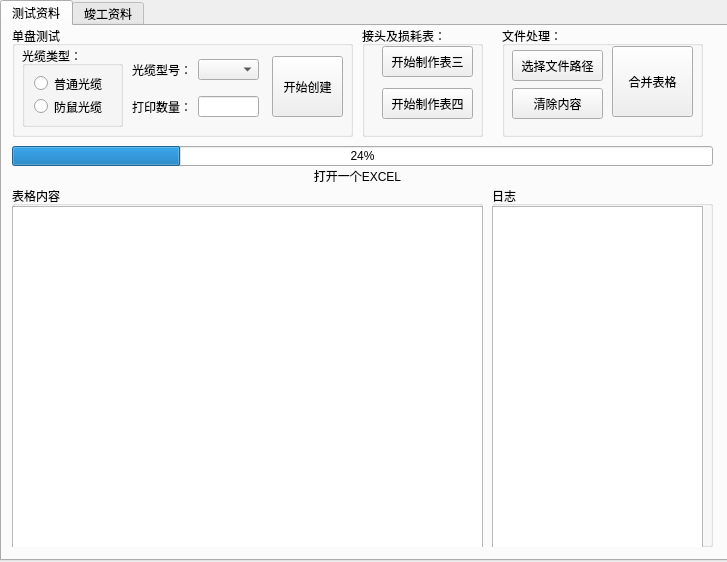
<?xml version="1.0" encoding="UTF-8"?>
<ui version="4.0">
 <class>Form</class>
 <widget class="QWidget" name="Form">
  <property name="geometry">
   <rect>
    <x>0</x>
    <y>0</y>
    <width>727</width>
    <height>562</height>
   </rect>
  </property>
  <property name="windowTitle">
   <string>测试工具</string>
  </property>
  <widget class="QTabWidget" name="tabWidget">
   <property name="geometry">
    <rect>
     <x>0</x>
     <y>0</y>
     <width>731</width>
     <height>561</height>
    </rect>
   </property>
   <property name="currentIndex">
    <number>0</number>
   </property>
   <widget class="QWidget" name="tab_5">
    <property name="sizePolicy">
     <sizepolicy hsizetype="Expanding" vsizetype="Expanding">
      <horstretch>0</horstretch>
      <verstretch>0</verstretch>
     </sizepolicy>
    </property>
    <attribute name="title">
     <string>测试资料</string>
    </attribute>
    <widget class="QGroupBox" name="groupBox_5">
     <property name="geometry">
      <rect>
       <x>490</x>
       <y>160</y>
       <width>221</width>
       <height>361</height>
      </rect>
     </property>
     <property name="sizePolicy">
      <sizepolicy hsizetype="Expanding" vsizetype="Expanding">
       <horstretch>0</horstretch>
       <verstretch>0</verstretch>
      </sizepolicy>
     </property>
     <property name="title">
      <string>日志</string>
     </property>
     <widget class="QTextEdit" name="textEdit">
      <property name="geometry">
       <rect>
        <x>0</x>
        <y>20</y>
        <width>211</width>
        <height>351</height>
       </rect>
      </property>
     </widget>
    </widget>
    <widget class="QLabel" name="label_4">
     <property name="geometry">
      <rect>
       <x>10</x>
       <y>140</y>
       <width>691</width>
       <height>20</height>
      </rect>
     </property>
     <property name="sizePolicy">
      <sizepolicy hsizetype="Expanding" vsizetype="Expanding">
       <horstretch>0</horstretch>
       <verstretch>0</verstretch>
      </sizepolicy>
     </property>
     <property name="text">
      <string>打开一个EXCEL</string>
     </property>
     <property name="alignment">
      <set>Qt::AlignCenter</set>
     </property>
    </widget>
    <widget class="QProgressBar" name="progressBar">
     <property name="geometry">
      <rect>
       <x>10</x>
       <y>120</y>
       <width>701</width>
       <height>20</height>
      </rect>
     </property>
     <property name="sizePolicy">
      <sizepolicy hsizetype="Expanding" vsizetype="Expanding">
       <horstretch>0</horstretch>
       <verstretch>0</verstretch>
      </sizepolicy>
     </property>
     <property name="value">
      <number>24</number>
     </property>
    </widget>
    <widget class="QGroupBox" name="groupBox_4">
     <property name="geometry">
      <rect>
       <x>10</x>
       <y>160</y>
       <width>471</width>
       <height>361</height>
      </rect>
     </property>
     <property name="sizePolicy">
      <sizepolicy hsizetype="Expanding" vsizetype="Expanding">
       <horstretch>0</horstretch>
       <verstretch>0</verstretch>
      </sizepolicy>
     </property>
     <property name="title">
      <string>表格内容</string>
     </property>
     <widget class="QTableWidget" name="tableWidget">
      <property name="geometry">
       <rect>
        <x>0</x>
        <y>20</y>
        <width>471</width>
        <height>351</height>
       </rect>
      </property>
     </widget>
    </widget>
    <widget class="QGroupBox" name="groupBox">
     <property name="geometry">
      <rect>
       <x>10</x>
       <y>0</y>
       <width>341</width>
       <height>111</height>
      </rect>
     </property>
     <property name="sizePolicy">
      <sizepolicy hsizetype="Expanding" vsizetype="Expanding">
       <horstretch>0</horstretch>
       <verstretch>0</verstretch>
      </sizepolicy>
     </property>
     <property name="title">
      <string>单盘测试</string>
     </property>
     <widget class="QGroupBox" name="groupBox_2">
      <property name="geometry">
       <rect>
        <x>10</x>
        <y>20</y>
        <width>101</width>
        <height>81</height>
       </rect>
      </property>
      <property name="sizePolicy">
       <sizepolicy hsizetype="Expanding" vsizetype="Expanding">
        <horstretch>0</horstretch>
        <verstretch>0</verstretch>
       </sizepolicy>
      </property>
      <property name="title">
       <string>光缆类型：</string>
      </property>
      <layout class="QGridLayout" name="gridLayout_2">
       <item row="2" column="0">
        <widget class="QRadioButton" name="radioButton_2">
         <property name="sizePolicy">
          <sizepolicy hsizetype="Expanding" vsizetype="Expanding">
           <horstretch>0</horstretch>
           <verstretch>0</verstretch>
          </sizepolicy>
         </property>
         <property name="text">
          <string>防鼠光缆</string>
         </property>
        </widget>
       </item>
       <item row="1" column="0">
        <widget class="QRadioButton" name="radioButton">
         <property name="sizePolicy">
          <sizepolicy hsizetype="Expanding" vsizetype="Expanding">
           <horstretch>0</horstretch>
           <verstretch>0</verstretch>
          </sizepolicy>
         </property>
         <property name="text">
          <string>普通光缆</string>
         </property>
        </widget>
       </item>
      </layout>
     </widget>
     <widget class="QLabel" name="label_2">
      <property name="geometry">
       <rect>
        <x>120</x>
        <y>70</y>
        <width>60</width>
        <height>21</height>
       </rect>
      </property>
      <property name="sizePolicy">
       <sizepolicy hsizetype="Expanding" vsizetype="Expanding">
        <horstretch>0</horstretch>
        <verstretch>0</verstretch>
       </sizepolicy>
      </property>
      <property name="text">
       <string>打印数量：</string>
      </property>
     </widget>
     <widget class="QLineEdit" name="lineEdit">
      <property name="geometry">
       <rect>
        <x>186</x>
        <y>70</y>
        <width>61</width>
        <height>21</height>
       </rect>
      </property>
      <property name="sizePolicy">
       <sizepolicy hsizetype="Expanding" vsizetype="Expanding">
        <horstretch>0</horstretch>
        <verstretch>0</verstretch>
       </sizepolicy>
      </property>
     </widget>
     <widget class="QLabel" name="label">
      <property name="geometry">
       <rect>
        <x>120</x>
        <y>33</y>
        <width>60</width>
        <height>21</height>
       </rect>
      </property>
      <property name="sizePolicy">
       <sizepolicy hsizetype="Expanding" vsizetype="Expanding">
        <horstretch>0</horstretch>
        <verstretch>0</verstretch>
       </sizepolicy>
      </property>
      <property name="text">
       <string>光缆型号：</string>
      </property>
     </widget>
     <widget class="QComboBox" name="comboBox">
      <property name="geometry">
       <rect>
        <x>186</x>
        <y>33</y>
        <width>61</width>
        <height>21</height>
       </rect>
      </property>
      <property name="sizePolicy">
       <sizepolicy hsizetype="Expanding" vsizetype="Expanding">
        <horstretch>0</horstretch>
        <verstretch>0</verstretch>
       </sizepolicy>
      </property>
      <property name="currentText">
       <string/>
      </property>
      <property name="placeholderText">
       <string/>
      </property>
     </widget>
     <widget class="QPushButton" name="pushButton">
      <property name="geometry">
       <rect>
        <x>260</x>
        <y>30</y>
        <width>71</width>
        <height>61</height>
       </rect>
      </property>
      <property name="sizePolicy">
       <sizepolicy hsizetype="Expanding" vsizetype="Expanding">
        <horstretch>0</horstretch>
        <verstretch>0</verstretch>
       </sizepolicy>
      </property>
      <property name="text">
       <string>开始创建</string>
      </property>
     </widget>
    </widget>
    <widget class="QGroupBox" name="groupBox_3">
     <property name="geometry">
      <rect>
       <x>360</x>
       <y>0</y>
       <width>121</width>
       <height>111</height>
      </rect>
     </property>
     <property name="sizePolicy">
      <sizepolicy hsizetype="Expanding" vsizetype="Expanding">
       <horstretch>0</horstretch>
       <verstretch>0</verstretch>
      </sizepolicy>
     </property>
     <property name="title">
      <string>接头及损耗表：</string>
     </property>
     <widget class="QPushButton" name="pushButton_3">
      <property name="geometry">
       <rect>
        <x>20</x>
        <y>20</y>
        <width>91</width>
        <height>31</height>
       </rect>
      </property>
      <property name="sizePolicy">
       <sizepolicy hsizetype="Expanding" vsizetype="Expanding">
        <horstretch>0</horstretch>
        <verstretch>0</verstretch>
       </sizepolicy>
      </property>
      <property name="text">
       <string>开始制作表三</string>
      </property>
     </widget>
     <widget class="QPushButton" name="pushButton_4">
      <property name="geometry">
       <rect>
        <x>20</x>
        <y>62</y>
        <width>91</width>
        <height>31</height>
       </rect>
      </property>
      <property name="sizePolicy">
       <sizepolicy hsizetype="Expanding" vsizetype="Expanding">
        <horstretch>0</horstretch>
        <verstretch>0</verstretch>
       </sizepolicy>
      </property>
      <property name="text">
       <string>开始制作表四</string>
      </property>
     </widget>
    </widget>
    <widget class="QGroupBox" name="groupBox_16">
     <property name="geometry">
      <rect>
       <x>500</x>
       <y>0</y>
       <width>201</width>
       <height>111</height>
      </rect>
     </property>
     <property name="sizePolicy">
      <sizepolicy hsizetype="Expanding" vsizetype="Expanding">
       <horstretch>0</horstretch>
       <verstretch>0</verstretch>
      </sizepolicy>
     </property>
     <property name="title">
      <string>文件处理：</string>
     </property>
     <widget class="QPushButton" name="pushButton_5">
      <property name="geometry">
       <rect>
        <x>110</x>
        <y>20</y>
        <width>81</width>
        <height>71</height>
       </rect>
      </property>
      <property name="sizePolicy">
       <sizepolicy hsizetype="Expanding" vsizetype="Expanding">
        <horstretch>0</horstretch>
        <verstretch>0</verstretch>
       </sizepolicy>
      </property>
      <property name="text">
       <string>合并表格</string>
      </property>
     </widget>
     <widget class="QPushButton" name="pushButton_6">
      <property name="geometry">
       <rect>
        <x>10</x>
        <y>62</y>
        <width>91</width>
        <height>31</height>
       </rect>
      </property>
      <property name="sizePolicy">
       <sizepolicy hsizetype="Expanding" vsizetype="Expanding">
        <horstretch>0</horstretch>
        <verstretch>0</verstretch>
       </sizepolicy>
      </property>
      <property name="text">
       <string>清除内容</string>
      </property>
     </widget>
     <widget class="QPushButton" name="pushButton_2">
      <property name="geometry">
       <rect>
        <x>10</x>
        <y>24</y>
        <width>91</width>
        <height>31</height>
       </rect>
      </property>
      <property name="sizePolicy">
       <sizepolicy hsizetype="Expanding" vsizetype="Expanding">
        <horstretch>0</horstretch>
        <verstretch>0</verstretch>
       </sizepolicy>
      </property>
      <property name="text">
       <string>选择文件路径</string>
      </property>
     </widget>
    </widget>
   </widget>
   <widget class="QWidget" name="tab_6">
    <attribute name="title">
     <string>竣工资料</string>
    </attribute>
    <widget class="QLabel" name="label_9">
     <property name="geometry">
      <rect>
       <x>8</x>
       <y>0</y>
       <width>60</width>
       <height>21</height>
      </rect>
     </property>
     <property name="text">
      <string>订单编号：</string>
     </property>
    </widget>
    <widget class="QLineEdit" name="lineEdit_3">
     <property name="geometry">
      <rect>
       <x>70</x>
       <y>0</y>
       <width>191</width>
       <height>21</height>
      </rect>
     </property>
     <property name="text">
      <string/>
     </property>
    </widget>
    <widget class="QLineEdit" name="lineEdit_4">
     <property name="geometry">
      <rect>
       <x>330</x>
       <y>0</y>
       <width>121</width>
       <height>21</height>
      </rect>
     </property>
     <property name="text">
      <string/>
     </property>
    </widget>
    <widget class="QLabel" name="label_10">
     <property name="geometry">
      <rect>
       <x>270</x>
       <y>0</y>
       <width>60</width>
       <height>21</height>
      </rect>
     </property>
     <property name="text">
      <string>项目编号：</string>
     </property>
    </widget>
    <widget class="QLineEdit" name="lineEdit_6">
     <property name="geometry">
      <rect>
       <x>70</x>
       <y>30</y>
       <width>631</width>
       <height>21</height>
      </rect>
     </property>
     <property name="text">
      <string/>
     </property>
    </widget>
    <widget class="QLabel" name="label_12">
     <property name="geometry">
      <rect>
       <x>10</x>
       <y>30</y>
       <width>60</width>
       <height>21</height>
      </rect>
     </property>
     <property name="text">
      <string>订单名称：</string>
     </property>
    </widget>
    <widget class="QLabel" name="label_13">
     <property name="geometry">
      <rect>
       <x>470</x>
       <y>0</y>
       <width>60</width>
       <height>21</height>
      </rect>
     </property>
     <property name="text">
      <string>合同编号：</string>
     </property>
    </widget>
    <widget class="QLabel" name="label_14">
     <property name="geometry">
      <rect>
       <x>10</x>
       <y>60</y>
       <width>60</width>
       <height>21</height>
      </rect>
     </property>
     <property name="text">
      <string>结算单号：</string>
     </property>
    </widget>
    <widget class="QLineEdit" name="lineEdit_5">
     <property name="geometry">
      <rect>
       <x>530</x>
       <y>0</y>
       <width>171</width>
       <height>21</height>
      </rect>
     </property>
     <property name="text">
      <string/>
     </property>
    </widget>
    <widget class="QLineEdit" name="lineEdit_7">
     <property name="geometry">
      <rect>
       <x>70</x>
       <y>60</y>
       <width>151</width>
       <height>21</height>
      </rect>
     </property>
     <property name="text">
      <string/>
     </property>
    </widget>
    <widget class="QTableWidget" name="tableWidget_3">
     <property name="geometry">
      <rect>
       <x>0</x>
       <y>150</y>
       <width>731</width>
       <height>381</height>
      </rect>
     </property>
    </widget>
    <widget class="QLabel" name="label_15">
     <property name="geometry">
      <rect>
       <x>238</x>
       <y>60</y>
       <width>60</width>
       <height>21</height>
      </rect>
     </property>
     <property name="text">
      <string>施工单位：</string>
     </property>
    </widget>
    <widget class="QLineEdit" name="lineEdit_8">
     <property name="geometry">
      <rect>
       <x>304</x>
       <y>60</y>
       <width>261</width>
       <height>21</height>
      </rect>
     </property>
     <property name="text">
      <string/>
     </property>
    </widget>
    <widget class="QLineEdit" name="lineEdit_10">
     <property name="geometry">
      <rect>
       <x>70</x>
       <y>90</y>
       <width>71</width>
       <height>21</height>
      </rect>
     </property>
     <property name="text">
      <string/>
     </property>
    </widget>
    <widget class="QLabel" name="label_16">
     <property name="geometry">
      <rect>
       <x>10</x>
       <y>90</y>
       <width>60</width>
       <height>21</height>
      </rect>
     </property>
     <property name="text">
      <string>审定金额：</string>
     </property>
    </widget>
    <widget class="QLabel" name="label_17">
     <property name="geometry">
      <rect>
       <x>164</x>
       <y>90</y>
       <width>60</width>
       <height>21</height>
      </rect>
     </property>
     <property name="text">
      <string>成本金额：</string>
     </property>
    </widget>
    <widget class="QLineEdit" name="lineEdit_11">
     <property name="geometry">
      <rect>
       <x>230</x>
       <y>90</y>
       <width>71</width>
       <height>21</height>
      </rect>
     </property>
     <property name="text">
      <string/>
     </property>
    </widget>
    <widget class="QLineEdit" name="lineEdit_12">
     <property name="geometry">
      <rect>
       <x>380</x>
       <y>90</y>
       <width>71</width>
       <height>21</height>
      </rect>
     </property>
     <property name="text">
      <string/>
     </property>
    </widget>
    <widget class="QLabel" name="label_18">
     <property name="geometry">
      <rect>
       <x>314</x>
       <y>90</y>
       <width>60</width>
       <height>21</height>
      </rect>
     </property>
     <property name="text">
      <string>含税金额：</string>
     </property>
    </widget>
    <widget class="QLineEdit" name="lineEdit_9">
     <property name="geometry">
      <rect>
       <x>640</x>
       <y>60</y>
       <width>61</width>
       <height>21</height>
      </rect>
     </property>
     <property name="text">
      <string/>
     </property>
    </widget>
    <widget class="QLabel" name="label_19">
     <property name="geometry">
      <rect>
       <x>574</x>
       <y>60</y>
       <width>60</width>
       <height>21</height>
      </rect>
     </property>
     <property name="text">
      <string>是否抽审：</string>
     </property>
    </widget>
    <widget class="QLineEdit" name="lineEdit_13">
     <property name="geometry">
      <rect>
       <x>510</x>
       <y>90</y>
       <width>71</width>
       <height>21</height>
      </rect>
     </property>
     <property name="text">
      <string/>
     </property>
    </widget>
    <widget class="QLabel" name="label_20">
     <property name="geometry">
      <rect>
       <x>460</x>
       <y>90</y>
       <width>60</width>
       <height>21</height>
      </rect>
     </property>
     <property name="text">
      <string>终验款：</string>
     </property>
    </widget>
    <widget class="QLabel" name="label_21">
     <property name="geometry">
      <rect>
       <x>590</x>
       <y>90</y>
       <width>60</width>
       <height>21</height>
      </rect>
     </property>
     <property name="text">
      <string>尾款：</string>
     </property>
    </widget>
    <widget class="QLineEdit" name="lineEdit_14">
     <property name="geometry">
      <rect>
       <x>630</x>
       <y>90</y>
       <width>71</width>
       <height>21</height>
      </rect>
     </property>
     <property name="text">
      <string/>
     </property>
    </widget>
    <widget class="QPushButton" name="pushButton_13">
     <property name="geometry">
      <rect>
       <x>10</x>
       <y>120</y>
       <width>75</width>
       <height>23</height>
      </rect>
     </property>
     <property name="text">
      <string>选择文件</string>
     </property>
    </widget>
    <widget class="QPushButton" name="pushButton_14">
     <property name="geometry">
      <rect>
       <x>90</x>
       <y>120</y>
       <width>75</width>
       <height>23</height>
      </rect>
     </property>
     <property name="text">
      <string>查询</string>
     </property>
    </widget>
    <widget class="QPushButton" name="pushButton_15">
     <property name="geometry">
      <rect>
       <x>170</x>
       <y>120</y>
       <width>75</width>
       <height>23</height>
      </rect>
     </property>
     <property name="text">
      <string>修改</string>
     </property>
    </widget>
    <widget class="QPushButton" name="pushButton_16">
     <property name="geometry">
      <rect>
       <x>250</x>
       <y>120</y>
       <width>75</width>
       <height>23</height>
      </rect>
     </property>
     <property name="text">
      <string>插入</string>
     </property>
    </widget>
    <widget class="QPushButton" name="pushButton_17">
     <property name="geometry">
      <rect>
       <x>330</x>
       <y>120</y>
       <width>75</width>
       <height>23</height>
      </rect>
     </property>
     <property name="text">
      <string>段落清单</string>
     </property>
    </widget>
    <widget class="QPushButton" name="pushButton_18">
     <property name="geometry">
      <rect>
       <x>410</x>
       <y>120</y>
       <width>111</width>
       <height>23</height>
      </rect>
     </property>
     <property name="text">
      <string>资金支付申请表</string>
     </property>
    </widget>
    <widget class="QPushButton" name="pushButton_19">
     <property name="geometry">
      <rect>
       <x>530</x>
       <y>120</y>
       <width>75</width>
       <height>23</height>
      </rect>
     </property>
     <property name="text">
      <string>尾款</string>
     </property>
    </widget>
    <widget class="QPushButton" name="pushButton_20">
     <property name="geometry">
      <rect>
       <x>620</x>
       <y>120</y>
       <width>75</width>
       <height>23</height>
      </rect>
     </property>
     <property name="text">
      <string>清除</string>
     </property>
    </widget>
   </widget>
  </widget>
 </widget>
 <resources/>
 <connections/>
</ui>
